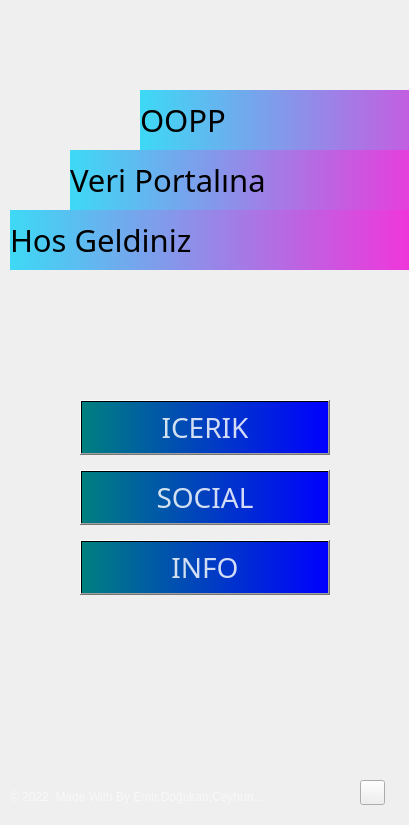
<?xml version="1.0" encoding="UTF-8"?>
<ui version="4.0">
 <class>Form</class>
 <widget class="QWidget" name="Form">
  <property name="geometry">
   <rect>
    <x>0</x>
    <y>0</y>
    <width>409</width>
    <height>825</height>
   </rect>
  </property>
  <property name="windowTitle">
   <string>Form</string>
  </property>
  <property name="styleSheet">
   <string notr="true"/>
  </property>
  <widget class="QWidget" name="widget" native="true">
   <property name="geometry">
    <rect>
     <x>-30</x>
     <y>-30</y>
     <width>450</width>
     <height>900</height>
    </rect>
   </property>
   <property name="maximumSize">
    <size>
     <width>1000</width>
     <height>1000</height>
    </size>
   </property>
   <property name="styleSheet">
    <string notr="true">QPushButton#pushButton{	
	background-color: qlineargradient(spread:pad, x1:0, y1:0.505682, x2:1, y2:0.477, stop:0 rgba(20, 47, 78, 219), stop:1 rgba(85, 98, 112, 226));
	color:rgba(255, 255, 255, 210);
	border-radius:5px;
}
QPushButton#pushButton:hover{	
	background-color: qlineargradient(spread:pad, x1:0, y1:0.505682, x2:1, y2:0.477, stop:0 rgba(40, 67, 98, 219), stop:1 rgba(105, 118, 132, 226));
}
QPushButton#pushButton:pressed{	
	padding-left:5px;
	padding-top:5px;
	background-color:rgba(105, 118, 132, 200);
}

QPushButton#pushButton_2, #pushButton_3, #pushButton_4, #pushButton_5{	
	background-color: rgba(0, 0, 0, 0);
	color:rgba(85, 98, 112, 255);
}
QPushButton#pushButton_2:hover, #pushButton_3:hover, #pushButton_4:hover, #pushButton_5:hover{	
	color:rgba(155, 168, 182, 220);
}
QPushButton#pushButton_2:pressed, #pushButton_3:pressed, #pushButton_4:pressed, #pushButton_5:pressed{	
	padding-left:5px;
	padding-top:5px;
	color:rgba(115, 128, 142, 255);
}</string>
   </property>
   <widget class="QLabel" name="label">
    <property name="geometry">
     <rect>
      <x>10</x>
      <y>20</y>
      <width>450</width>
      <height>867</height>
     </rect>
    </property>
    <property name="styleSheet">
     <string notr="true">border-radius:20px;
border-image: url(:/images/Images/background.png);</string>
    </property>
    <property name="text">
     <string/>
    </property>
   </widget>
   <widget class="QLabel" name="lbl_login">
    <property name="geometry">
     <rect>
      <x>170</x>
      <y>120</y>
      <width>360</width>
      <height>60</height>
     </rect>
    </property>
    <property name="font">
     <font>
      <family>Arial Rounded MT Bold</family>
      <pointsize>23</pointsize>
      <weight>50</weight>
      <bold>false</bold>
     </font>
    </property>
    <property name="styleSheet">
     <string notr="true">background-color: qlineargradient(spread:pad, x1:0, y1:0, x2:1, y2:0, stop:0 rgb(61, 217, 245), stop:1 rgb(240, 53, 218));

</string>
    </property>
    <property name="text">
     <string>OOPP </string>
    </property>
   </widget>
   <widget class="QLabel" name="lbl_login_2">
    <property name="geometry">
     <rect>
      <x>40</x>
      <y>240</y>
      <width>401</width>
      <height>60</height>
     </rect>
    </property>
    <property name="font">
     <font>
      <family>Arial Rounded MT Bold</family>
      <pointsize>23</pointsize>
      <weight>50</weight>
      <bold>false</bold>
     </font>
    </property>
    <property name="styleSheet">
     <string notr="true">background-color: qlineargradient(spread:pad, x1:0, y1:0, x2:1, y2:0, stop:0 rgb(61, 217, 245), stop:1 rgb(240, 53, 218));
</string>
    </property>
    <property name="text">
     <string>Hos Geldiniz</string>
    </property>
   </widget>
   <widget class="QPushButton" name="btn_icerik">
    <property name="geometry">
     <rect>
      <x>110</x>
      <y>430</y>
      <width>250</width>
      <height>55</height>
     </rect>
    </property>
    <property name="font">
     <font>
      <family>Bahnschrift Condensed</family>
      <pointsize>21</pointsize>
      <weight>50</weight>
      <bold>false</bold>
     </font>
    </property>
    <property name="focusPolicy">
     <enum>Qt::ClickFocus</enum>
    </property>
    <property name="styleSheet">
     <string notr="true">QPushButton {color:rgba(255, 255, 255, 210);px:25;
background-color: qlineargradient(spread:pad, x1:0, y1:0, x2:1, y2:0, stop:0 rgb(0, 128, 128), stop:1 rgb(0, 0, 255));
}
QPushButton:hover {color:rgba(255, 255, 255, 210);px:25;
background-color: qlineargradient(spread:pad, x1:0, y1:0, x2:1, y2:0, stop:0 rgb(0, 0, 255), stop:1 rgb(228, 155, 15));
}
QPushButton:pressed {
background-color:rgb(82, 142, 191);
}</string>
    </property>
    <property name="text">
     <string>ICERIK</string>
    </property>
   </widget>
   <widget class="QPushButton" name="btn_social">
    <property name="geometry">
     <rect>
      <x>110</x>
      <y>500</y>
      <width>250</width>
      <height>55</height>
     </rect>
    </property>
    <property name="font">
     <font>
      <family>Bahnschrift Condensed</family>
      <pointsize>21</pointsize>
      <weight>50</weight>
      <bold>false</bold>
     </font>
    </property>
    <property name="focusPolicy">
     <enum>Qt::ClickFocus</enum>
    </property>
    <property name="styleSheet">
     <string notr="true">QPushButton {color:rgba(255, 255, 255, 210);px:25;
background-color: qlineargradient(spread:pad, x1:0, y1:0, x2:1, y2:0, stop:0 rgb(0, 128, 128), stop:1 rgb(0, 0, 255));
}
QPushButton:hover {color:rgba(255, 255, 255, 210);px:25;
background-color: qlineargradient(spread:pad, x1:0, y1:0, x2:1, y2:0, stop:0 rgb(0, 0, 255), stop:1 rgb(228, 155, 15));
}
QPushButton:pressed {
background-color:rgb(82, 142, 191);
}</string>
    </property>
    <property name="text">
     <string>SOCIAL</string>
    </property>
   </widget>
   <widget class="QPushButton" name="btn_info">
    <property name="geometry">
     <rect>
      <x>110</x>
      <y>570</y>
      <width>250</width>
      <height>55</height>
     </rect>
    </property>
    <property name="font">
     <font>
      <family>Bahnschrift Condensed</family>
      <pointsize>21</pointsize>
      <weight>50</weight>
      <bold>false</bold>
     </font>
    </property>
    <property name="focusPolicy">
     <enum>Qt::ClickFocus</enum>
    </property>
    <property name="styleSheet">
     <string notr="true">QPushButton {color:rgba(255, 255, 255, 210);px:25;
background-color: qlineargradient(spread:pad, x1:0, y1:0, x2:1, y2:0, stop:0 rgb(0, 128, 128), stop:1 rgb(0, 0, 255));
}
QPushButton:hover {color:rgba(255, 255, 255, 210);px:25;
background-color: qlineargradient(spread:pad, x1:0, y1:0, x2:1, y2:0, stop:0 rgb(0, 0, 255), stop:1 rgb(228, 155, 15));
}
QPushButton:pressed {
background-color:rgb(82, 142, 191);
}</string>
    </property>
    <property name="text">
     <string>INFO</string>
    </property>
   </widget>
   <widget class="QLabel" name="lbl_login_3">
    <property name="geometry">
     <rect>
      <x>100</x>
      <y>180</y>
      <width>360</width>
      <height>60</height>
     </rect>
    </property>
    <property name="font">
     <font>
      <family>Arial Rounded MT Bold</family>
      <pointsize>23</pointsize>
      <weight>50</weight>
      <bold>false</bold>
     </font>
    </property>
    <property name="styleSheet">
     <string notr="true">background-color: qlineargradient(spread:pad, x1:0, y1:0, x2:1, y2:0, stop:0 rgb(61, 217, 245), stop:1 rgb(240, 53, 218));
</string>
    </property>
    <property name="text">
     <string>Veri Portalına</string>
    </property>
   </widget>
   <widget class="QLabel" name="label_5">
    <property name="geometry">
     <rect>
      <x>40</x>
      <y>800</y>
      <width>291</width>
      <height>55</height>
     </rect>
    </property>
    <property name="font">
     <font>
      <family>Arial</family>
     </font>
    </property>
    <property name="styleSheet">
     <string notr="true">color:rgba(255, 255, 255, 140);</string>
    </property>
    <property name="text">
     <string>&lt;html&gt;&lt;head/&gt;&lt;body&gt;&lt;p&gt;© 2022, Made With By Emir,Doğukan,Ceyhun...&lt;/p&gt;&lt;/body&gt;&lt;/html&gt;</string>
    </property>
   </widget>
   <widget class="QPushButton" name="btn_geri">
    <property name="geometry">
     <rect>
      <x>390</x>
      <y>810</y>
      <width>25</width>
      <height>25</height>
     </rect>
    </property>
    <property name="font">
     <font>
      <pointsize>11</pointsize>
      <weight>50</weight>
      <bold>false</bold>
      <underline>false</underline>
     </font>
    </property>
    <property name="styleSheet">
     <string notr="true">color:rgb(0,0,0);
border-image: url(:/images/Images/geri.png);
</string>
    </property>
    <property name="text">
     <string/>
    </property>
    <property name="icon">
     <iconset>
      <normaloff>Images/geri.png</normaloff>Images/geri.png</iconset>
    </property>
   </widget>
  </widget>
 </widget>
 <resources>
  <include location="res.qrc"/>
 </resources>
 <connections/>
</ui>
